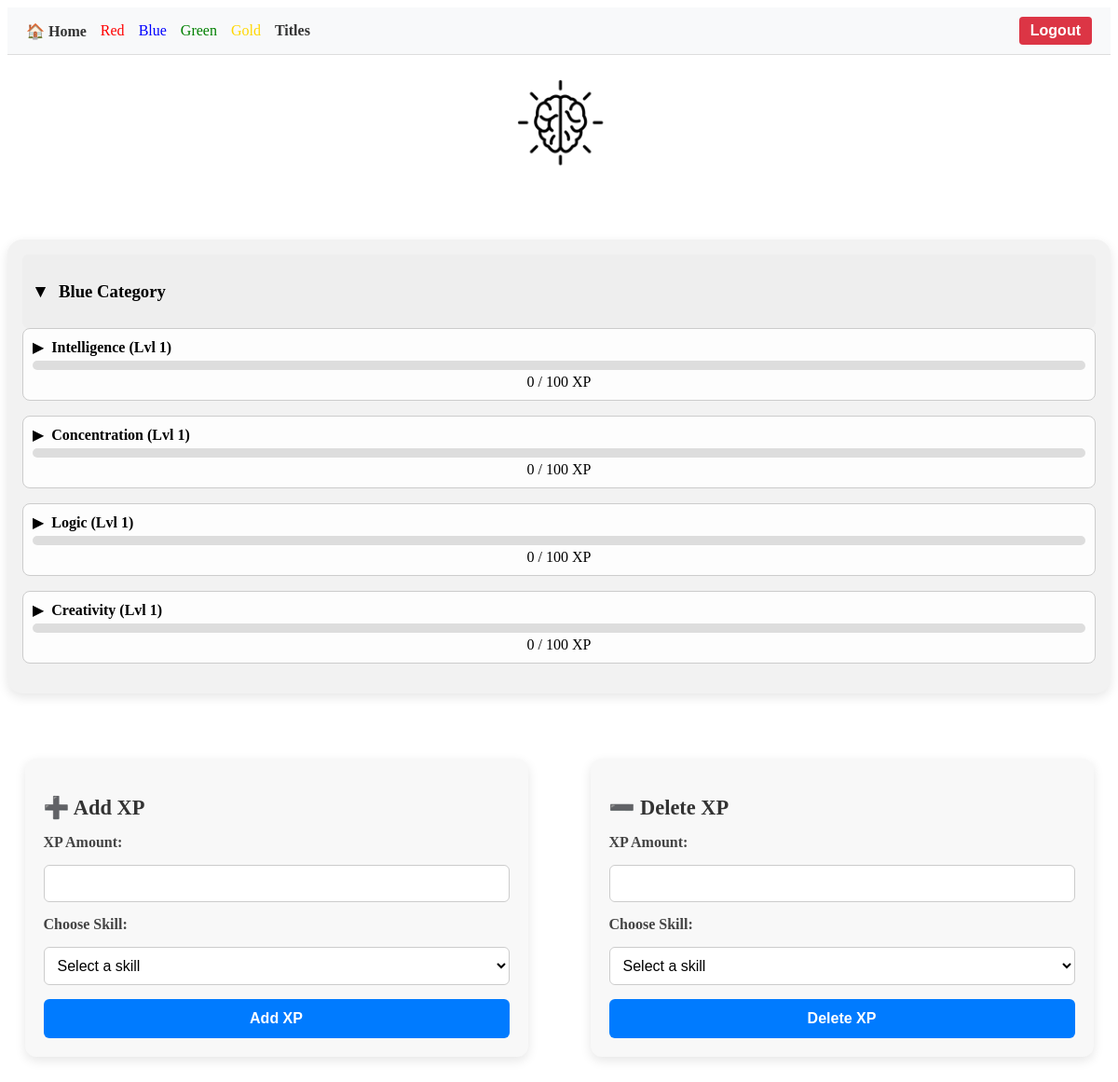
The app's page /card_blue (signed in), older data.
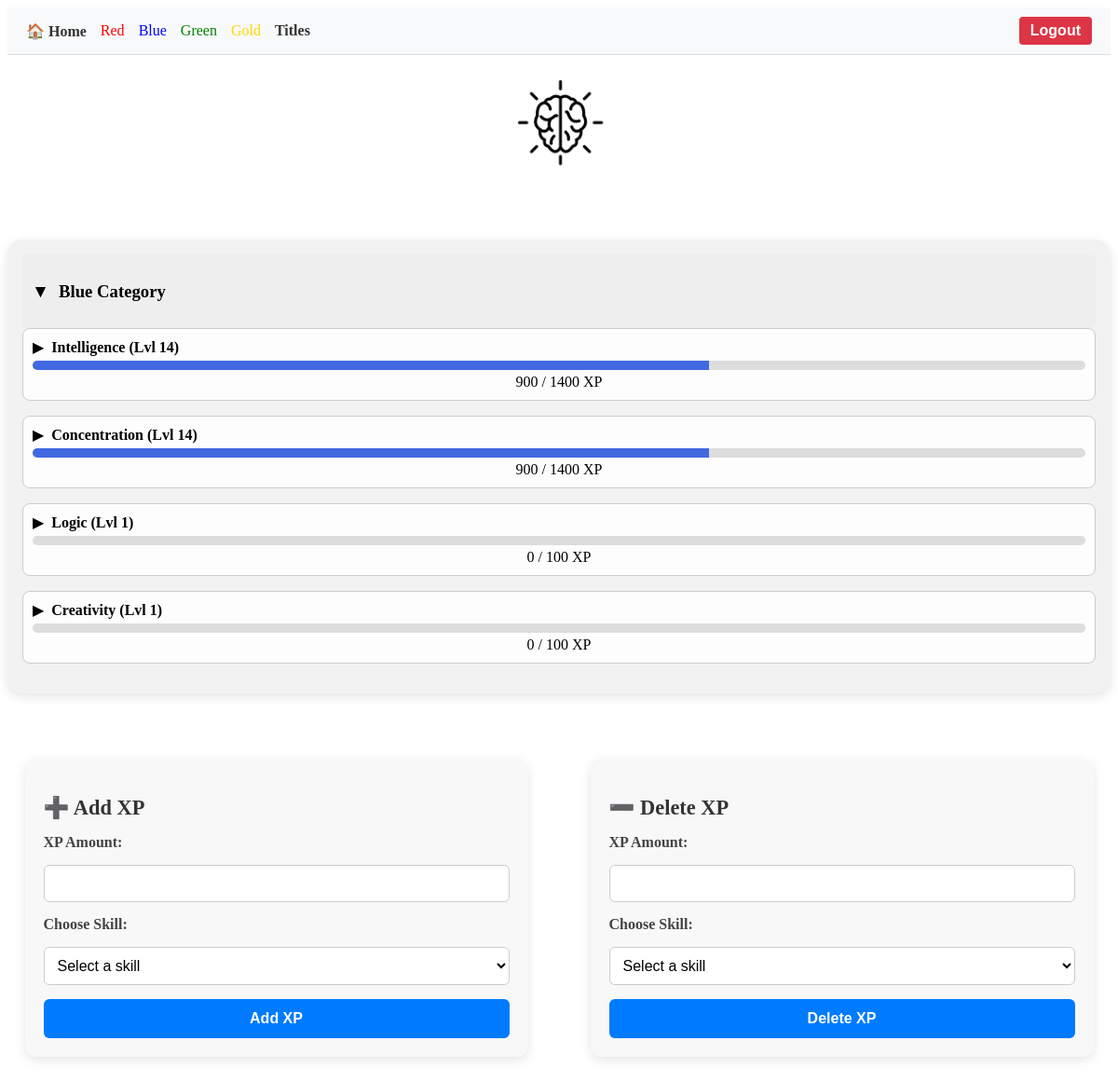
The same page, newer data.
### tables this page shows
CREATE TABLE progress (
                id INTEGER PRIMARY KEY AUTOINCREMENT,
                user_id INTEGER NOT NULL,
                skill TEXT NOT NULL,
                category TEXT NOT NULL,
                xp INTEGER DEFAULT 0,
                level INTEGER DEFAULT 1, 
                FOREIGN KEY(user_id) REFERENCES users(id)
            );

### app.py (the view)
@app.route("/card_blue")
def card_blue():
    with sqlite3.connect("database.db") as conn:
        c = conn.cursor()
        user_id = session['user_id']
        c.execute("SELECT skill, category, xp, level FROM progress WHERE category = 'Blue' AND user_id = ?", (user_id,))
        stats = c.fetchall()
    return render_template(
        "card_blue.html",
        stats=stats,
        descriptions=descriptions,
        earning_guide=earning_guide,
        skill_descriptions=skill_descriptions,
        skill_guides=skill_guides
    )

### templates/card_blue.html (shortened to what this page needs)
{% extends "base.html" %}
{% block content %}
<!DOCTYPE html>
<html lang="en">
<head>
    <link rel="stylesheet" href="/static/styles.css">
</head>
<body>
    <nav style="background-color: #f8f9fa; padding: 10px 20px; display: flex; justify-content: space-between; align-items: center; border-bottom: 1px solid #ddd;">
        <div style="display: flex; gap: 15px; align-items: center;">
            <a href="{{ url_for('index') }}" style="text-decoration: none; font-weight: bold; color: #333;">🏠 Home</a>
            {% for category in ["Red", "Blue", "Green", "Gold"] %}
                <a href="/card_{{ category|lower }}" style="text-decoration: none; color: {{ category|lower }};">
                    {{ category }}
                </a>
            {% endfor %}
            <a  href=  "{{ url_for('titles')}}" style="text-decoration: none; font-weight: bold; color: #333"> Titles</a>
        </div>
        <div>
            <form method="POST" action="{{ url_for('logout') }}">
                <button type="submit" style="background-color: #dc3545; color: white; border: none; padding: 6px 12px; border-radius: 4px; cursor: pointer;">
                    Logout
                </button>
            </form>
        </div>
    </nav>
    <header>
        <div style="text-align: center;">
            <img src="../static/images/icons/icon_blue.png" alt="{{ category }} Icon" class="icon-solo">
        </div>
    </header>
    <main>
        <div class="category-solo">
            {% for category in ["Blue"] %}
            <div class="card {{ category|lower }}">
                <div class="category-header" onclick="toggleDetails('{{ category|lower }}')">
                    <span class="arrow">▼</span>
                    <h3>{{ category }} Category</h3>
                </div>
                <div class="xp-bar-group">
                    {% for skill, cat, xp, level in stats %}
                        {% if cat == category %}
                        <div class="skill-bar">
                            <div class="skill-info">
                                <span class="arrow" onclick="toggleSkillDetails('{{ skill|lower|replace(' ', '-') }}')">▶</span>
                                <span class="skill-name">{{ skill }} (Lvl {{ level }})</span>
                            </div>
                            <div class="xp-bar">
                                <div class="fill" style="width: {{ (xp / (level * 100)) * 100 }}%"></div>
                            </div>
                            <div class="xp">{{ xp }} / {{ level * 100 }} XP</div>
                        </div>
                        {% endif %}
                    {% endfor %}
                </div>
            </div>
            {% endfor %}
        </div>
        <div class="form-container">
        <section id="add-xp">
            <h2>➕ Add XP</h2>
            <form id="xp-form">
                <label for="xp-amount">XP Amount:</label>
                <input type="number" id="xp-amount" name="xp-amount" min="1" required>
                <label for="skill-select">Choose Skill:</label>
                <select id="skill-select" name="skill-select" required>
                    <option value="" disabled selected>Select a skill</option>
                </select>
                <button type="submit">Add XP</button>
            </form>
        </section>
        <section id="delete-xp">
            <h2>➖ Delete XP</h2>
            <form id="xp-delete-form">
                <label for="xp-delete-amount">XP Amount:</label>
                <input type="number" id="xp-delete-amount" name="xp-delete-amount" min="1" required>
                <label for="skill-delete-select">Choose Skill:</label>
                <select id="skill-delete-select" name="skill-delete-select" required>
                    <option value="" disabled selected>Select a skill</option>
                </select>
                <button type="submit-">Delete XP</button>
            </form>
        </section>
        </div>
    </main>
</body>
</html>
{% endblock %}

Row changes from the older to the newer data that the page shows:
changed progress "Intelligence": level "1" → "14"; xp "0" → "900"; level*100 "100" → "1400"
changed progress "Concentration": level "1" → "14"; xp "0" → "900"; level*100 "100" → "1400"
